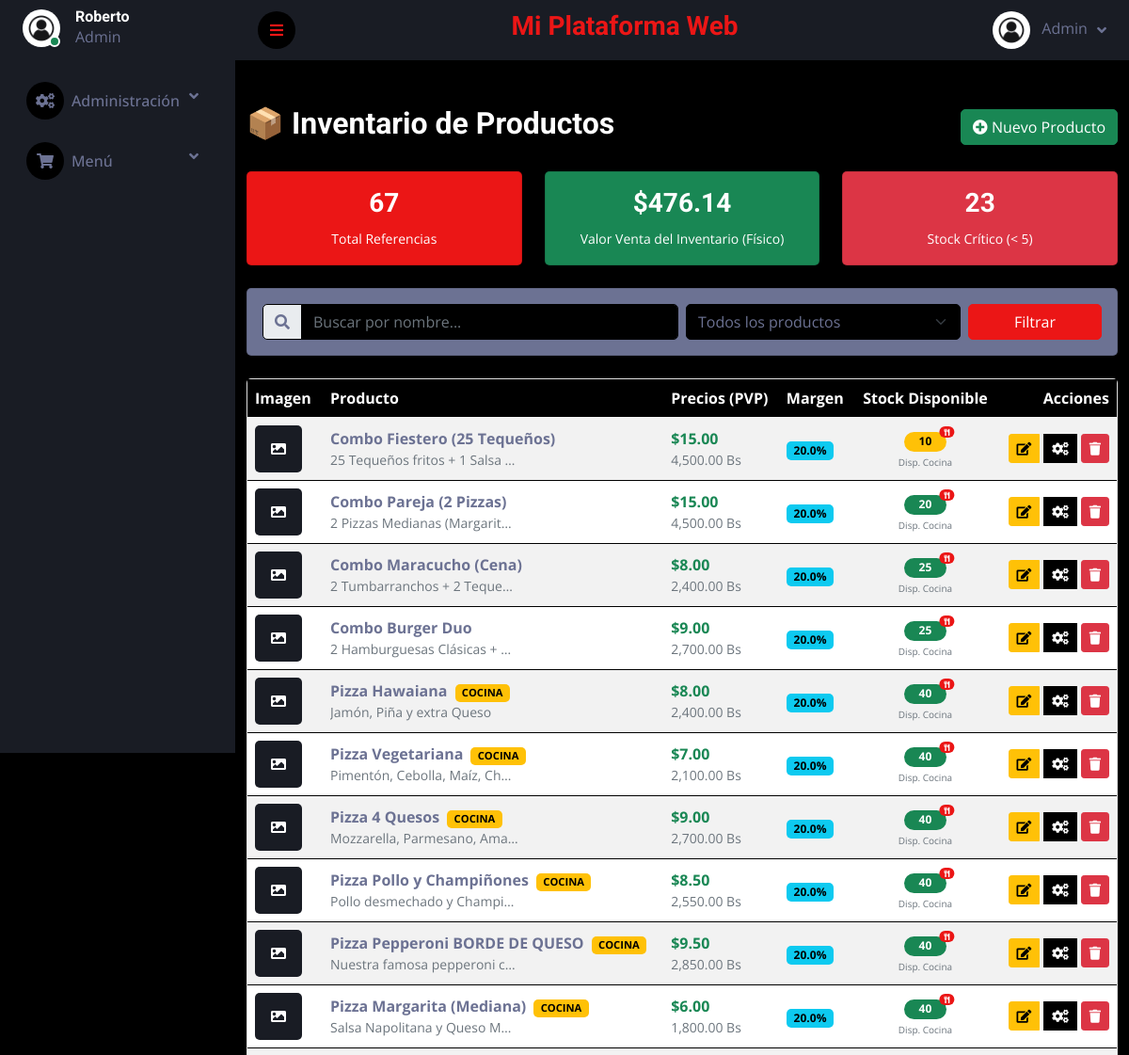
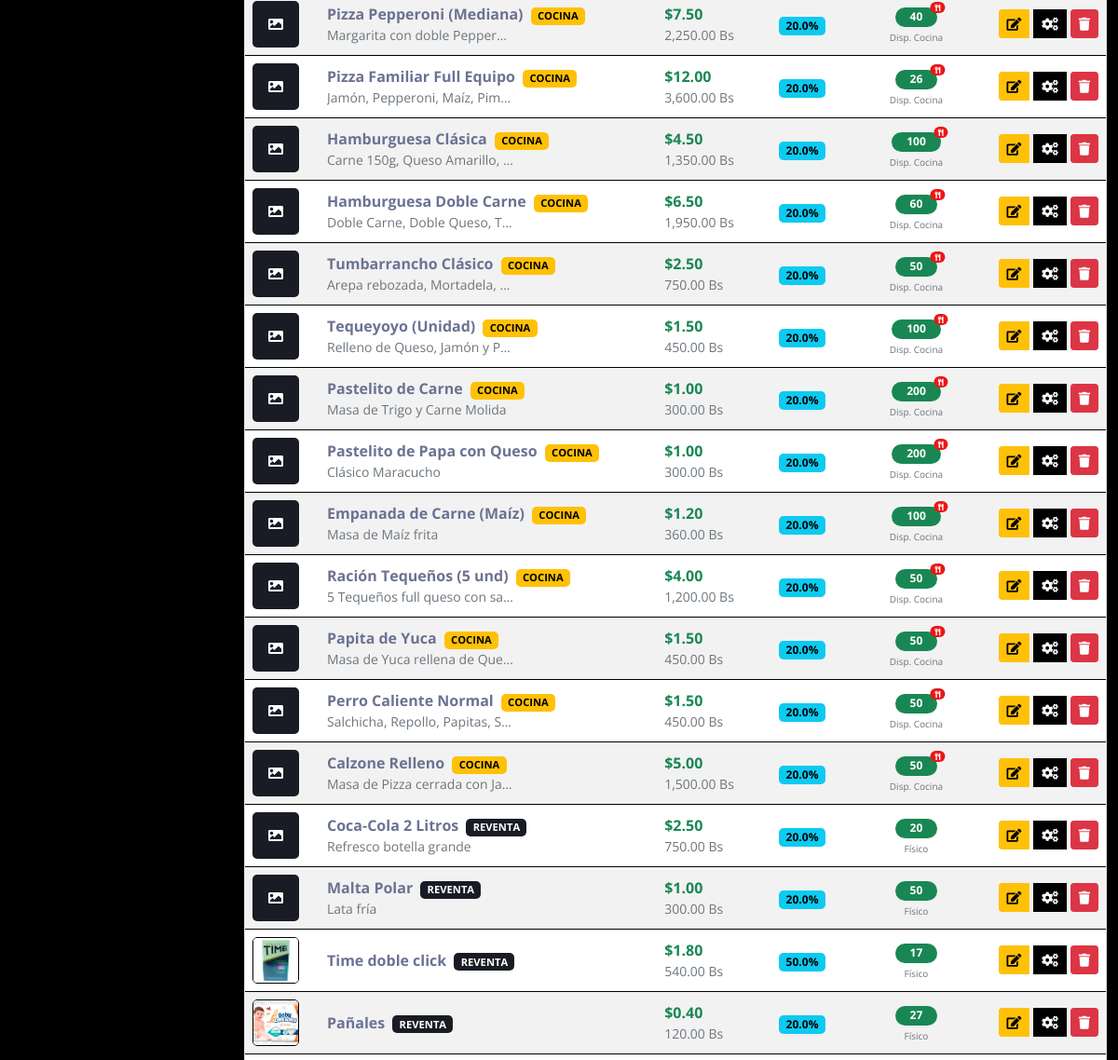
/admin/productos.php (signed in, upper part), run on an earlier commit of the app's database (2 pictures, top to bottom).
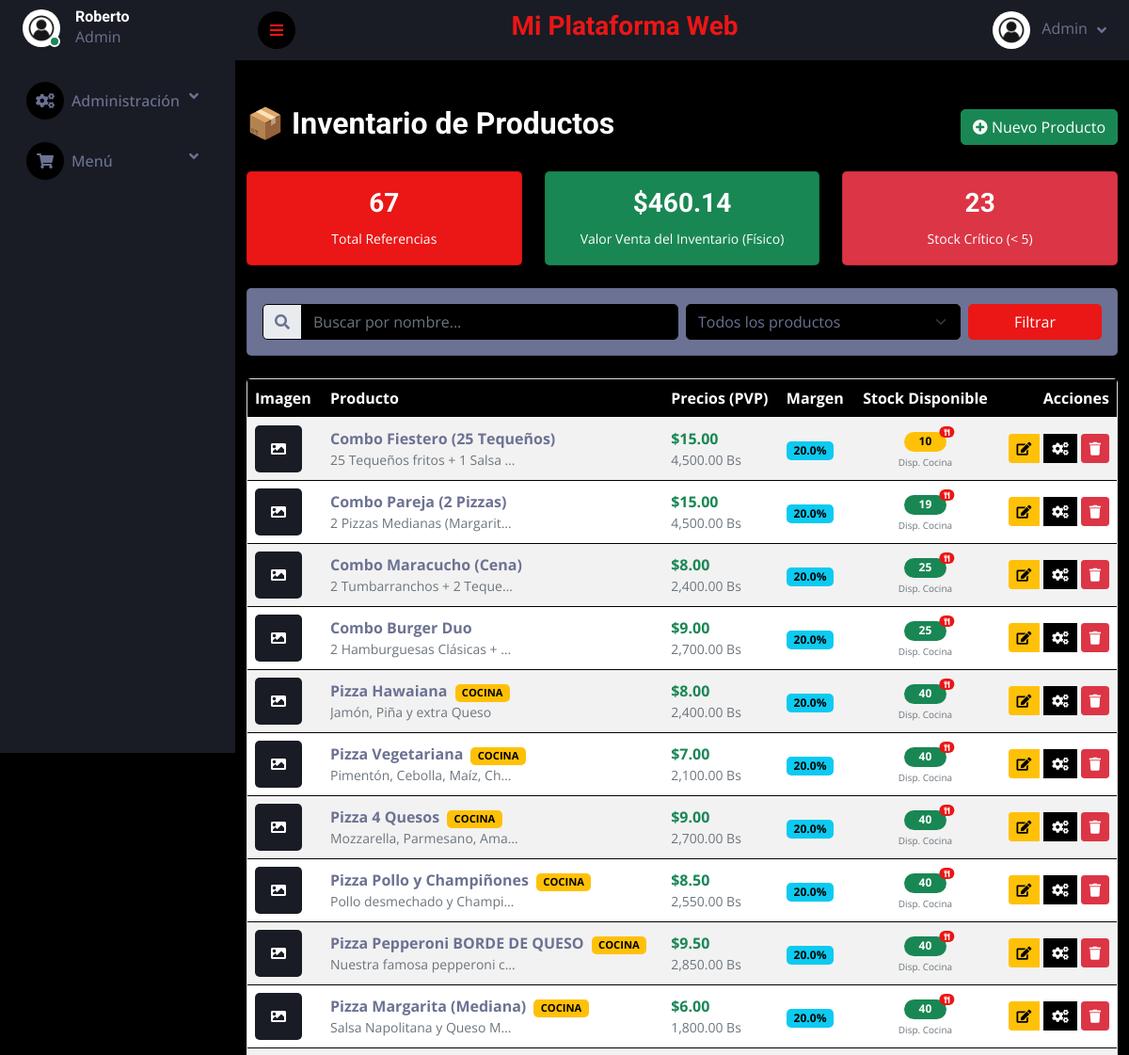
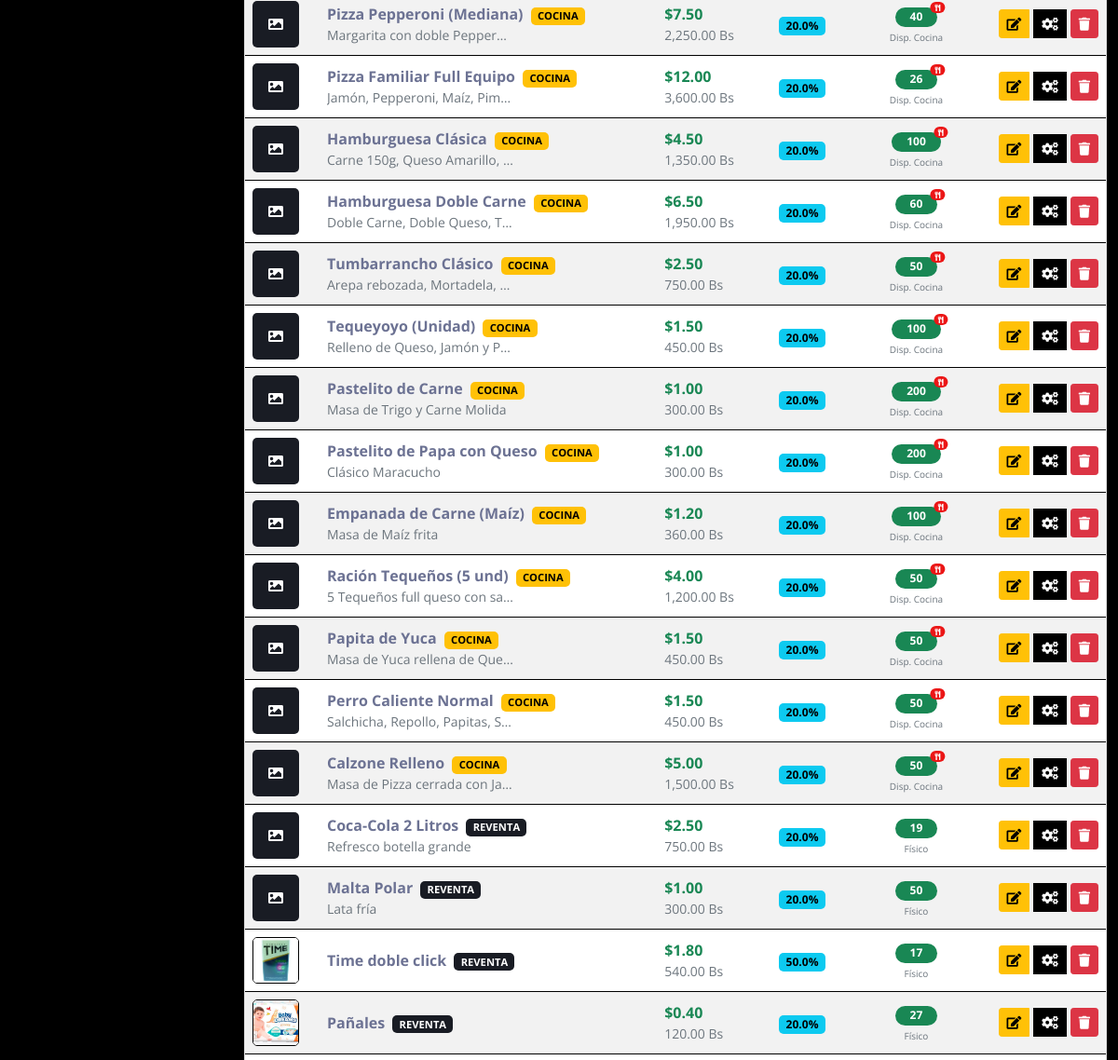
And on a later commit of the database (2 pictures, top to bottom).
### tables this page shows
CREATE TABLE `products` (
  `id` int(11) NOT NULL,
  `name` varchar(100) NOT NULL,
  `description` text DEFAULT NULL,
  `price_usd` decimal(10,2) NOT NULL,
  `price_ves` decimal(10,2) NOT NULL,
  `stock` int(11) NOT NULL,
  `product_type` enum('simple','compound','prepared') DEFAULT 'simple',
  `kitchen_station` enum('pizza','kitchen','bar') DEFAULT 'kitchen',
  `image_url` varchar(255) DEFAULT NULL,
  `created_at` timestamp NULL DEFAULT current_timestamp(),
  `profit_margin` decimal(5,2) NOT NULL DEFAULT 20.00,
  `updated_at` timestamp NULL DEFAULT NULL
);

CREATE TABLE `product_components` (
  `id` int(11) NOT NULL,
  `product_id` int(11) NOT NULL,
  `component_type` enum('raw','manufactured','product') NOT NULL,
  `component_id` int(11) NOT NULL,
  `quantity` decimal(10,4) NOT NULL
);

### funciones/ProductManager.php (called while the page is built, shortened)
<?php
class ProductManager {
    private $db;
    public function __construct($db) {
        $this->db = Database::getConnection();
    }
    public function getProductById($id) {
        $stmt = $this->db->prepare("SELECT * FROM products WHERE id = ?");
        $stmt->execute([$id]);
        return $stmt->fetch(PDO::FETCH_ASSOC) ?: null;
    }
    public function getAllProducts() {
        $stmt = $this->db->prepare("SELECT * FROM products ORDER BY created_at DESC");
        $stmt->execute();
        return $stmt->fetchAll(PDO::FETCH_ASSOC);
    }
    public function getProductComponents($productId) {
        $sql = "SELECT pc.*,
                CASE
                    WHEN pc.component_type = 'raw' THEN rm.name
                    WHEN pc.component_type = 'manufactured' THEN mp.name
                    WHEN pc.component_type = 'product' THEN p.name
                END as item_name,
                CASE
                    WHEN pc.component_type = 'raw' THEN rm.unit
                    WHEN pc.component_type = 'manufactured' THEN mp.unit
                    WHEN pc.component_type = 'product' THEN 'und'
                END as item_unit,
                CASE
                    WHEN pc.component_type = 'raw' THEN rm.cost_per_unit
                    WHEN pc.component_type = 'manufactured' THEN mp.unit_cost_average
                    WHEN pc.component_type = 'product' THEN p.price_usd
                END as item_cost
                FROM product_components pc
                LEFT JOIN raw_materials rm ON pc.component_id = rm.id AND pc.component_type = 'raw'
                LEFT JOIN manufactured_products mp ON pc.component_id = mp.id AND pc.component_type = 'manufactured'
                LEFT JOIN products p ON pc.component_id = p.id AND pc.component_type = 'product'
                WHERE pc.product_id = ?";
        $stmt = $this->db->prepare($sql);
        $stmt->execute([$productId]);
        return $stmt->fetchAll(PDO::FETCH_ASSOC);
    }
    public function getVirtualStock($productId) {
        $components = $this->getProductComponents($productId);
        $minStock = null;
        foreach ($components as $comp) {
            $qtyNeeded = floatval($comp['quantity']);
            $currentStock = 0;
            if ($comp['component_type'] == 'raw') {
                $stmt = $this->db->prepare("SELECT stock_quantity FROM raw_materials WHERE id = ?");
                $stmt->execute([$comp['component_id']]);
                $currentStock = floatval($stmt->fetchColumn());
            } elseif ($comp['component_type'] == 'manufactured') {
                $stmt = $this->db->prepare("SELECT stock FROM manufactured_products WHERE id = ?");
                $stmt->execute([$comp['component_id']]);
                $currentStock = floatval($stmt->fetchColumn());
            } elseif ($comp['component_type'] == 'product') {
                $subProduct = $this->getProductById($comp['component_id']);
                if ($subProduct) {
                    if ($subProduct['product_type'] === 'simple') {
                        $currentStock = floatval($subProduct['stock']);
                    } else {
                        $currentStock = $this->getVirtualStock($comp['component_id']);
                    }
                } else {
                    $currentStock = 0;
                }
            }
            $possibleWithThisItem = floor($currentStock / $qtyNeeded);
            if ($minStock === null || $possibleWithThisItem < $minStock) {
                $minStock = $possibleWithThisItem;
            }
        }
        return ($minStock === null) ? 0 : $minStock;
    }
}
?>

### funciones/conexion.php (called while the page is built, shortened)
<?php
class Database
{
    private static $connection = null;
    public static function getConnection()
    {
        if (self::$connection === null) {
            try {
                $host     = $_ENV['DB_HOST'] ?? 'localhost';
                $dbname   = $_ENV['DB_NAME'] ?? 'minimarket';
                $username = $_ENV['DB_USER'] ?? 'root';
                $password = $_ENV['DB_PASSWORD'] ?? '';
                $port     = $_ENV['DB_PORT'] ?? '3306';
                $options = [
                    PDO::ATTR_ERRMODE            => PDO::ERRMODE_EXCEPTION,
                    PDO::ATTR_DEFAULT_FETCH_MODE => PDO::FETCH_ASSOC,
                    PDO::ATTR_EMULATE_PREPARES   => false,
                ];
                self::$connection = new PDO(
                    "mysql:host=$host;port=$port;dbname=$dbname;charset=utf8mb4",
                    $username,
                    $password,
                    $options
                );
            } catch (PDOException $e) {
                error_log("Error de conexión: " . $e->getMessage());
                die("<h3>Error de conexión.</h3><p>Verifica tu archivo .env y los logs del servidor.</p>");
            }
        }
        return self::$connection;
    }
}
?>

### admin/productos.php (the view, shortened to what the changed rows need)
<?php
require_once '../templates/autoload.php';
$search = $_GET['search'] ?? '';
$filter = $_GET['filter'] ?? '';
if ($filter === 'stock_bajo') {
    $productos = $productManager->getLowStockProducts(10);
} elseif (!empty($search)) {
    $productos = $productManager->searchProducts($search);
} else {
    $productos = $productManager->getAllProducts();
}
$valorInventarioUsd = 0;
foreach ($productos as $p) {
    $valorInventarioUsd += $p['price_usd'] * $p['stock'];
}
require_once '../templates/header.php';
?>
<div class="container mt-5">
    <div class="d-flex justify-content-between align-items-center mb-4">
        <h2>📦 Inventario de Productos</h2>
    </div>
    <div class="row mb-4">
        <div class="col-md-4">
            <div class="card bg-success text-white shadow">
                <div class="card-body text-center">
                    <h3>$<?= number_format($valorInventarioUsd, 2) ?></h3>
                    <small>Valor Venta del Inventario (Físico)</small>
                </div>
            </div>
        </div>
    </div>
    <div class="card shadow">
        <div class="card-body p-0">
            <div class="table-responsive">
                <table class="table table-striped table-hover mb-0 align-middle">
                    <thead class="table-dark">
                        <tr>
                            <th style="width: 80px;">Imagen</th>
                            <th>Producto</th>
                            <th>Precios (PVP)</th>
                            <th>Margen</th>
                            <th class="text-center">Stock Disponible</th>
                            <th class="text-end">Acciones</th>
                        </tr>
                    </thead>
                    <tbody>
                        <?php if (!empty($productos)): ?>
                            <?php foreach ($productos as $producto): ?>
                                <tr>
                                    <td>
                                        <?php if (!empty($producto['image_url']) && file_exists("../" . $producto['image_url'])): ?>
                                            <img src="../<?= htmlspecialchars($producto['image_url']) ?>" class="rounded border" width="50" height="50" style="object-fit: cover;">
                                        <?php else: ?>
                                            <div class="bg-secondary text-white rounded d-flex align-items-center justify-content-center" style="width: 50px; height: 50px;">
                                                <i class="fa fa-image"></i>
                                            </div>
                                        <?php endif; ?>
                                    </td>
                                    <td>
                                        <span class="fw-bold"><?= htmlspecialchars($producto['name']) ?></span>
                                        <?php if ($producto['product_type'] === 'prepared'): ?>
                                            <span class="badge bg-warning text-dark ms-1" style="font-size: 0.7em;">COCINA</span>
                                        <?php elseif ($producto['product_type'] === 'simple'): ?>
                                            <span class="badge bg-secondary ms-1" style="font-size: 0.7em;">REVENTA</span>
                                        <?php endif; ?>
                                        <br>
                                        <small class="text-muted text-truncate d-block" style="max-width: 200px;">
                                            <?= htmlspecialchars($producto['description']) ?>
                                        </small>
                                    </td>
                                    <td>
                                        <div class="d-flex flex-column">
                                            <span class="fw-bold text-success">$<?= number_format($producto['price_usd'], 2) ?></span>
                                            <span class="small text-muted"><?= number_format($producto['price_ves'], 2) ?> Bs</span>
                                        </div>
                                    </td>
                                    <td>
                                        <span class="badge bg-info text-dark">
                                            <?= number_format($producto['profit_margin'], 1) ?>%
                                        </span>
                                    </td>
                                    <td class="text-center">
                                        <?php
                                            $stockMostrar = 0;
                                            $esVirtual = false;
                                            if ($producto['product_type'] === 'simple') {
                                                $stockMostrar = $producto['stock'];
                                                $esVirtual = false;
                                            } else {
                                                $stockMostrar = $productManager->getVirtualStock($producto['id']);
                                                $esVirtual = true;
                                            }
                                            $stockClass = 'bg-success';
                                            if ($stockMostrar <= 5) $stockClass = 'bg-danger';
                                            elseif ($stockMostrar <= 15) $stockClass = 'bg-warning text-dark';
                                        ?>
                                        <span class="badge <?= $stockClass ?> rounded-pill px-3 position-relative">
                                            <?= $stockMostrar ?>
                                            <?php if($esVirtual): ?>
                                                <span class="position-absolute top-0 start-100 translate-middle badge rounded-pill bg-primary"
                                                      style="font-size: 0.6em;"
                                                      title="Calculado según ingredientes disponibles">
                                                    <i class="fa fa-utensils"></i>
                                                </span>
                                            <?php endif; ?>
                                        </span>
                                        <div style="font-size: 10px;" class="text-muted mt-1">
                                            <?= $esVirtual ? 'Disp. Cocina' : 'Físico' ?>
                                        </div>
                                    </td>
                                    <td class="text-end">
                                        <div class="btn-group">
                                            <a href="edit_product.php?id=<?= $producto['id'] ?>" class="btn btn-sm btn-warning" title="Editar">
                                                <i class="fa fa-edit"></i>
                                            </a>
                                            <a href="configurar_receta.php?id=<?= $producto['id'] ?>" class="btn btn-sm btn-dark ms-1" title="Configurar Receta">
                                                <i class="fa fa-cogs"></i>
                                            </a>
                                            <form action="delete_product.php?id=<?= $producto['id'] ?>" method="POST" style="display:inline;">
                                                <button type="submit" class="btn btn-sm btn-danger ms-1" onclick="return confirm('¿Eliminar <?= htmlspecialchars($producto['name']) ?>?');" title="Eliminar">
                                                    <i class="fa fa-trash"></i>
                                                </button>
                                            </form>
                                        </div>
                                    </td>
                                </tr>
                            <?php endforeach; ?>
                        <?php endif; ?>
                    </tbody>
                </table>
            </div>
        </div>
    </div>
</div>
<?php require_once '../templates/footer.php'; ?>

What changed in the data, as far as the page shows it:
computed for products "Combo Pareja (2 Pizzas)": id.component_id "20" → "19"
changed products "Coca-Cola 2 Litros": stock "20" → "19"
Also different on the page:
$valorInventarioUsd: "476.14" → "460.14"
